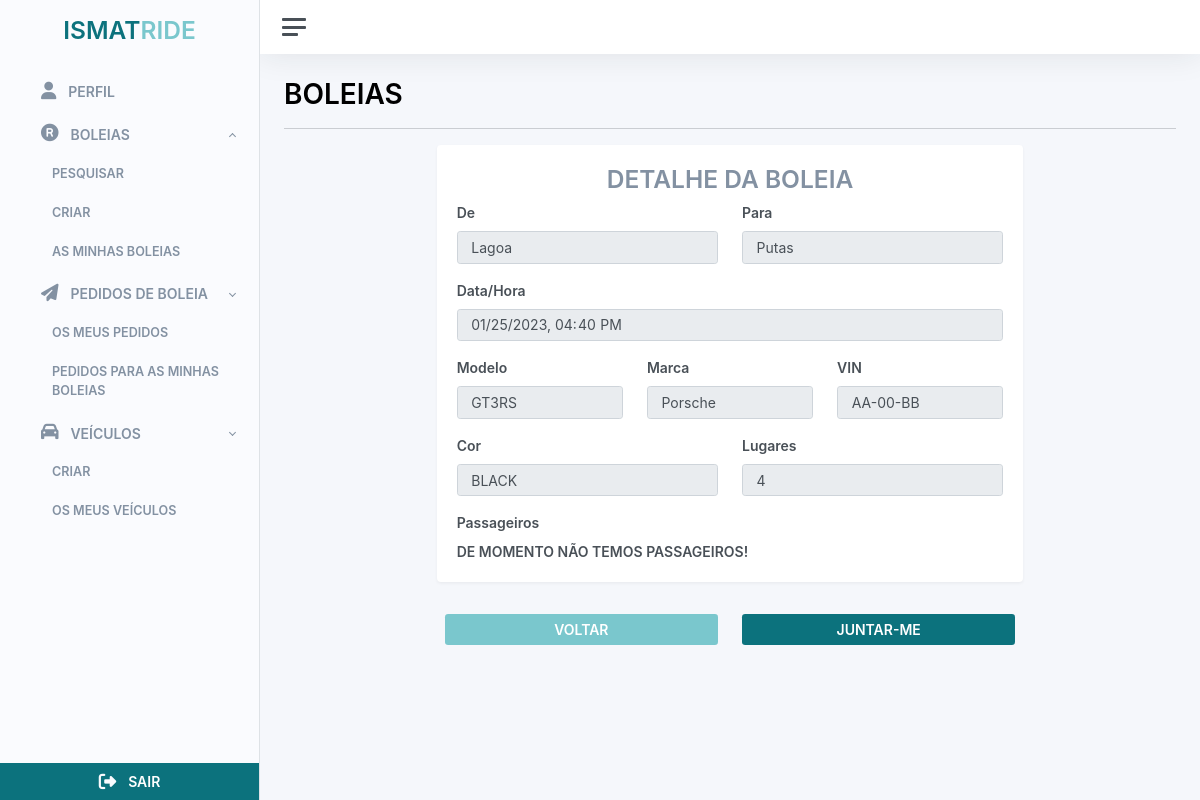
The page /rides/7 (signed in) on the database as committed earlier.
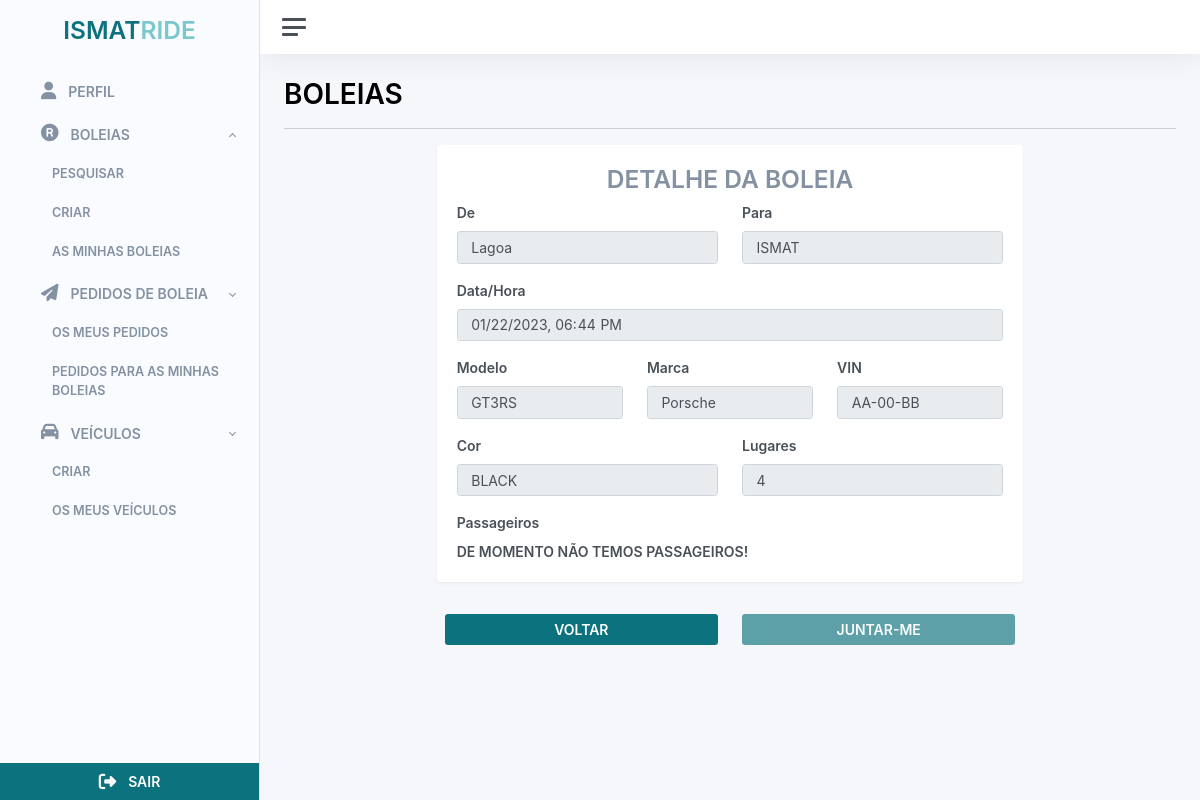
The same page on the database as committed later.
### src/rides/rides.py (models this page shows)
class Ride(db.Model):
    __tablename__ = 'ride'
    id = db.Column(db.Integer, primary_key=True)
    start_time = db.Column(db.DateTime)
    end_time = db.Column(db.DateTime)
    driver_id = db.Column('driver_id', db.ForeignKey('user.id'))
    driver = db.relationship('User', backref='ride')
    passengers = db.relationship('User', secondary=ride_passengers, backref='rides')
    vehicle_id = db.Column('vehicle_id', db.ForeignKey('vehicle.id'))
    vehicle = db.relationship('Vehicle', backref='ride')
    origin = db.Column(db.String(100))
    destiny = db.Column(db.String(100))
    seats = db.Column(db.Integer())
    cost = db.Column(db.Float, default=0.0)
    is_return_trip = db.Column(db.Boolean, default=False)
    createdAt = db.Column(db.DateTime, default=datetime.datetime.now)
    updatedAt = db.Column(db.DateTime, default=datetime.datetime.now)
    status_id = db.Column('status_id', db.ForeignKey('ride_status.id'))
    status = db.relationship('RideStatus', backref='ride')

### src/rides/routes.py (the view)
@rides_bp.route('<id>', methods = [ 'GET' ])
@login_required
@student_required
def get_ride(id):
    ride = Ride.query.filter_by(id=id).first()
    time_format = "%Y-%d-%m %H:%M:%S"
    currentTime = datetime.datetime.strptime(datetime.datetime.now().strftime(time_format), time_format)
    if ride:
        passengers = list()
        is_joinable = bool(RideRequest.query.filter(RideRequest.user_id == current_user.id).filter(RideRequest.ride_id == ride.id).filter(RideRequest.ride_request_state_id == 2).first())
        for passenger in ride.passengers:
            passengers.append(PassengerListDto(passenger.id, passenger.get_initials(), passenger.first_name,
            passenger.last_name, passenger.username, passenger.phone_number, passenger.email,
            passenger.student_number))
        response = RideDto(str(ride.id), ride.origin, ride.destiny,
            ride.start_time, ride.vehicle.model.name, ride.vehicle.model.brand.name, ride.vehicle.license_plate,
            ride.vehicle.color, ride.seats, passengers,  is_ride_joinable(currentTime,
            datetime.datetime.strptime(ride.start_time.strftime(time_format), time_format),
            ride.status.name, is_joinable))
        return render_template('rides/ride.html', ride = response)
    return url_for('rides.list_rides')

### src/extensions.py (called while the page is built)
def student_required(f):
    @wraps(f)
    def decorated_function(*args, **kwargs):
        if current_user.type != 'Student':
            return redirect(url_for('admin.list_users'))
        return f(*args, **kwargs)
    return decorated_function

### src/rides/routes.py (called while the page is built)
def is_ride_joinable(currentTime, rideTime, rideStatus, is_joinable):
    time_dif = (rideTime - currentTime) // timedelta(minutes=1)
    if rideStatus == "Activa":
        if time_dif > 30 and is_joinable is False:
            return 'True'
        return 'False'
    return 'False'

### src/users/users.py (called while the page is built)
	def get_initials(self):
		first_name_initial = str.upper(self.first_name[0])
		last_name_initial = str.upper(self.last_name[0])
		return f'{first_name_initial}{last_name_initial}'

### src/templates/rides/ride.html (shortened to what the changed rows need)
{% extends 'base/base_client.html' %}  {% block container_title %} BOLEIAS {% endblock container_title %}  {% block content %}
<div class="container-fluid p-0">
  <div class="row justify-content-center">
    <div class="col-12 col-md-12 col-lg-8">
      <div class="card shadow">
        <div class="card-body">
          <div class="row justify-content-center align-items-center">
            <div class="col-12">
              <h2 class="text-center text-color fw-bold">DETALHE DA BOLEIA</h2>
            </div>
          </div>
          <div class="row">
            <div class="col-12 col-sm-6">
              <div class="input-group mb-3">
                <input
                  type="text"
                  value="{{ride.starting_location}}"
                  class="form-control"
                  disabled
                />
              </div>
            </div>
            <div class="col-12 col-sm-6">
              <div class="input-group mb-3">
                <input
                  type="text"
                  value="{{ride.end_location}}"
                  class="form-control"
                  disabled
                />
              </div>
            </div>
            <div class="col-12">
              <div class="input-group mb-3">
                <input
                  value="{{ride.starting_date}}"
                  type="datetime-local"
                  class="form-control"
                  disabled
                />
              </div>
            </div>
          </div>
        </div>
      </div>
    </div>
  </div>
</div>
{% endblock content %}

Rows that differ between the two databases and show on the page:
changed Ride "Lagoa": end_location "Putas" → "ISMAT"; starting_date "01/25/2023 16:40" → "01/22/2023 18:44"
